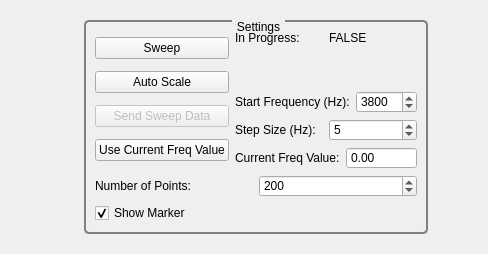
      <widget class="QWidget" name="tabFreqSweep">
       <attribute name="title">
        <string>Frequency Sweep</string>
       </attribute>
       <layout class="QGridLayout" name="gridLayout_18">
        <item row="0" column="0">
         <widget class="QWidget" name="freqWidget" native="true">
          <property name="minimumSize">
           <size>
            <width>0</width>
            <height>0</height>
           </size>
          </property>
          <property name="maximumSize">
           <size>
            <width>910</width>
            <height>600</height>
           </size>
          </property>
          <layout class="QGridLayout" name="gridLayout_23">
           <item row="0" column="0">
            <layout class="QGridLayout" name="gridLayout_17">
             <item row="0" column="0">
              <layout class="QHBoxLayout" name="horizontalLayout_31">
               <item>
                <spacer name="horizontalSpacer_5">
                 <property name="orientation">
                  <enum>Qt::Horizontal</enum>
                 </property>
                 <property name="sizeHint" stdset="0">
                  <size>
                   <width>40</width>
                   <height>20</height>
                  </size>
                 </property>
                </spacer>
               </item>
               <item>
                <widget class="QWidget" name="widget_2" native="true">
                 <property name="sizePolicy">
                  <sizepolicy hsizetype="Fixed" vsizetype="Fixed">
                   <horstretch>0</horstretch>
                   <verstretch>0</verstretch>
                  </sizepolicy>
                 </property>
                 <layout class="QGridLayout" name="gridLayout_16"/>
                </widget>
               </item>
               <item>
                <widget class="QGroupBox" name="groupBox_2">
                 <property name="sizePolicy">
                  <sizepolicy hsizetype="Fixed" vsizetype="Fixed">
                   <horstretch>0</horstretch>
                   <verstretch>0</verstretch>
                  </sizepolicy>
                 </property>
                 <property name="minimumSize">
                  <size>
                   <width>0</width>
                   <height>0</height>
                  </size>
                 </property>
                 <property name="styleSheet">
                  <string notr="true">    QGroupBox  {
        background-color: qlineargradient(x1: 0, y1: 0, x2: 0, y2: 1,
                                          stop: 0 #E0E0E0, stop: 1 #FFFFFF);
        border: 2px solid gray;
        border-radius: 5px;
        margin-top: 1ex; /* leave space at the top for the title */
    }
     
    QGroupBox::title  {
        subcontrol-origin: margin;
        subcontrol-position: top center; /* position at the top center */
        padding: 0 3px;
        background-color: qlineargradient(x1: 0, y1: 0, x2: 0, y2: 1,
                                          stop: 0 #FFOECE, stop: 1 #FFFFFF);
    }
</string>
                 </property>
                 <property name="title">
                  <string>Settings</string>
                 </property>
                 <layout class="QHBoxLayout" name="horizontalLayout_38">
                  <item>
                   <layout class="QGridLayout" name="gridLayout_15">
                    <item row="0" column="0">
                     <layout class="QGridLayout" name="gridLayout_14">
                      <item row="1" column="0" colspan="2">
                       <layout class="QHBoxLayout" name="horizontalLayout_18">
                        <item>
                         <widget class="QLabel" name="label_20">
                          <property name="text">
                           <string>Number of Points:</string>
                          </property>
                         </widget>
                        </item>
                        <item>
                         <widget class="QSpinBox" name="numFreqPoints">
                          <property name="maximum">
                           <number>1000</number>
                          </property>
                          <property name="value">
                           <number>200</number>
                          </property>
                         </widget>
                        </item>
                       </layout>
                      </item>
                      <item row="0" column="0">
                       <layout class="QVBoxLayout" name="verticalLayout_9">
                        <item>
                         <widget class="QPushButton" name="sweepButton">
                          <property name="styleSheet">
                           <string notr="true"/>
                          </property>
                          <property name="text">
                           <string>Sweep</string>
                          </property>
                         </widget>
                        </item>
                        <item>
                         <widget class="QPushButton" name="freqAutoScale">
                          <property name="styleSheet">
                           <string notr="true"/>
                          </property>
                          <property name="text">
                           <string>Auto Scale</string>
                          </property>
                          <property name="checkable">
                           <bool>true</bool>
                          </property>
                         </widget>
                        </item>
                        <item>
                         <widget class="QPushButton" name="buttonSendSweep">
                          <property name="enabled">
                           <bool>false</bool>
                          </property>
                          <property name="styleSheet">
                           <string notr="true"/>
                          </property>
                          <property name="text">
                           <string>Send Sweep Data</string>
                          </property>
                         </widget>
                        </item>
                        <item>
                         <widget class="QPushButton" name="useCurrFreqVal">
                          <property name="styleSheet">
                           <string notr="true"/>
                          </property>
                          <property name="text">
                           <string>Use Current Freq Value</string>
                          </property>
                         </widget>
                        </item>
                       </layout>
                      </item>
                      <item row="2" column="0">
                       <widget class="QCheckBox" name="checkBox">
                        <property name="text">
                         <string>Show Marker</string>
                        </property>
                        <property name="checked">
                         <bool>true</bool>
                        </property>
                       </widget>
                      </item>
                      <item row="0" column="1">
                       <layout class="QVBoxLayout" name="verticalLayout_8">
                        <item>
                         <layout class="QHBoxLayout" name="horizontalLayout_17">
                          <item>
                           <widget class="QLabel" name="label_19">
                            <property name="text">
                             <string>In Progress:</string>
                            </property>
                           </widget>
                          </item>
                          <item>
                           <widget class="QLabel" name="freqProgressLabel">
                            <property name="styleSheet">
                             <string notr="true">
QLabel {  color : red; };</string>
                            </property>
                            <property name="text">
                             <string>FALSE</string>
                            </property>
                           </widget>
                          </item>
                         </layout>
                        </item>
                        <item>
                         <spacer name="verticalSpacer">
                          <property name="orientation">
                           <enum>Qt::Vertical</enum>
                          </property>
                          <property name="sizeHint" stdset="0">
                           <size>
                            <width>20</width>
                            <height>40</height>
                           </size>
                          </property>
                         </spacer>
                        </item>
                        <item>
                         <layout class="QHBoxLayout" name="horizontalLayout_28">
                          <item>
                           <widget class="QLabel" name="label_23">
                            <property name="text">
                             <string>Start Frequency (Hz):</string>
                            </property>
                           </widget>
                          </item>
                          <item>
                           <widget class="QSpinBox" name="startFrequency">
                            <property name="readOnly">
                             <bool>false</bool>
                            </property>
                            <property name="buttonSymbols">
                             <enum>QAbstractSpinBox::UpDownArrows</enum>
                            </property>
                            <property name="maximum">
                             <number>10000</number>
                            </property>
                            <property name="singleStep">
                             <number>100</number>
                            </property>
                            <property name="value">
                             <number>3800</number>
                            </property>
                           </widget>
                          </item>
                         </layout>
                        </item>
                        <item>
                         <layout class="QHBoxLayout" name="horizontalLayout_27">
                          <item>
                           <widget class="QLabel" name="label_22">
                            <property name="text">
                             <string>Step Size (Hz):</string>
                            </property>
                           </widget>
                          </item>
                          <item>
                           <widget class="QSpinBox" name="stepSize">
                            <property name="readOnly">
                             <bool>false</bool>
                            </property>
                            <property name="buttonSymbols">
                             <enum>QAbstractSpinBox::UpDownArrows</enum>
                            </property>
                            <property name="maximum">
                             <number>1000</number>
                            </property>
                            <property name="singleStep">
                             <number>5</number>
                            </property>
                            <property name="value">
                             <number>5</number>
                            </property>
                           </widget>
                          </item>
                         </layout>
                        </item>
                        <item>
                         <layout class="QHBoxLayout" name="horizontalLayout_8">
                          <item>
                           <widget class="QLabel" name="label_18">
                            <property name="text">
                             <string>Current Freq Value:</string>
                            </property>
                           </widget>
                          </item>
                          <item>
                           <widget class="QDoubleSpinBox" name="currFreqVal">
                            <property name="readOnly">
                             <bool>false</bool>
                            </property>
                            <property name="buttonSymbols">
                             <enum>QAbstractSpinBox::NoButtons</enum>
                            </property>
                            <property name="maximum">
                             <double>10000.000000000000000</double>
                            </property>
                           </widget>
                          </item>
                         </layout>
                        </item>
                       </layout>
                      </item>
                     </layout>
                    </item>
                   </layout>
                  </item>
                 </layout>
                </widget>
               </item>
               <item>
                <spacer name="horizontalSpacer_6">
                 <property name="orientation">
                  <enum>Qt::Horizontal</enum>
                 </property>
                 <property name="sizeHint" stdset="0">
                  <size>
                   <width>40</width>
                   <height>20</height>
                  </size>
                 </property>
                </spacer>
               </item>
              </layout>
             </item>
            </layout>
           </item>
          </layout>
         </widget>
        </item>
       </layout>
      </widget>
